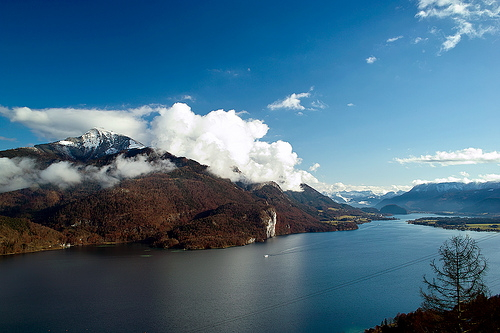
#> input picture 1.jpg, 500 x 333 px
$ python index.py 1.jpg 2.jpg
#> lines starting #> are read from the running program, lines starting #| are printed output that depends on the picture
#!/usr/bin/python
# -*- coding: UTF-8 -*-
import sys
from PIL import Image, ImageDraw
from scipy.interpolate import interp1d
from pylab import *
im1, im2 = Image.open(sys.argv[1]), Image.open(sys.argv[2])
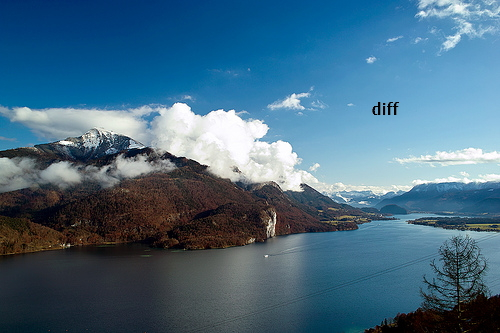
#> input picture 2.jpg, 500 x 333 px
#> im1 is the input picture: PIL image 500x333 RGB; mean R, G, B 70.8, 107.1, 130.2
#> im2 is the input picture: PIL image 500x333 RGB; mean R, G, B 70.8, 107, 130
width, height = im1.size
#> width = 500; height = 333
diff = [(x, y) for x in xrange(width) for y in xrange(height) if im1.getpixel((x, y)) != im2.getpixel((x, y))]
#> diff = 471 pairs, first value 368 to 400, second value 96 to 119

draw = ImageDraw.Draw(im1)

for p in diff:
    draw.point(p, fill=(255,0,0))
#> this loop made 471 passes
#> p on passes 1 to 3: (368, 97), (368, 100), (368, 101)

im1.show()
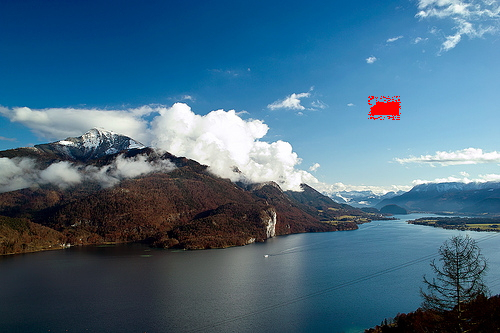
#> shown: PIL image 500x333 RGB; mean R, G, B 71.3, 106.6, 129.6
